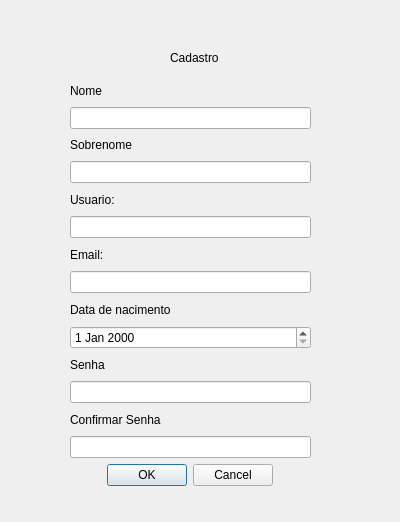
<?xml version="1.0" encoding="UTF-8"?>
<ui version="4.0">
 <class>Form</class>
 <widget class="QWidget" name="Form">
  <property name="geometry">
   <rect>
    <x>0</x>
    <y>0</y>
    <width>400</width>
    <height>522</height>
   </rect>
  </property>
  <property name="windowTitle">
   <string>Form</string>
  </property>
  <widget class="QWidget" name="verticalLayoutWidget">
   <property name="geometry">
    <rect>
     <x>70</x>
     <y>80</y>
     <width>241</width>
     <height>406</height>
    </rect>
   </property>
   <layout class="QVBoxLayout" name="verticalLayout">
    <item>
     <widget class="QLabel" name="label_2">
      <property name="text">
       <string>Nome</string>
      </property>
     </widget>
    </item>
    <item>
     <widget class="QLineEdit" name="text_nome"/>
    </item>
    <item>
     <widget class="QLabel" name="label_3">
      <property name="text">
       <string>Sobrenome</string>
      </property>
     </widget>
    </item>
    <item>
     <widget class="QLineEdit" name="text_sobrenome"/>
    </item>
    <item>
     <widget class="QLabel" name="label_8">
      <property name="text">
       <string>Usuario:</string>
      </property>
     </widget>
    </item>
    <item>
     <widget class="QLineEdit" name="text_user"/>
    </item>
    <item>
     <widget class="QLabel" name="label_4">
      <property name="text">
       <string>Email:</string>
      </property>
     </widget>
    </item>
    <item>
     <widget class="QLineEdit" name="text_email"/>
    </item>
    <item>
     <widget class="QLabel" name="label_5">
      <property name="text">
       <string>Data de nacimento</string>
      </property>
     </widget>
    </item>
    <item>
     <widget class="QDateEdit" name="date_text"/>
    </item>
    <item>
     <widget class="QLabel" name="label_6">
      <property name="text">
       <string>Senha</string>
      </property>
     </widget>
    </item>
    <item>
     <widget class="QLineEdit" name="text_senha"/>
    </item>
    <item>
     <widget class="QLabel" name="label_7">
      <property name="text">
       <string>Confirmar Senha</string>
      </property>
     </widget>
    </item>
    <item>
     <widget class="QLineEdit" name="text_conf_senha"/>
    </item>
    <item alignment="Qt::AlignmentFlag::AlignHCenter">
     <widget class="QDialogButtonBox" name="buttonBox">
      <property name="standardButtons">
       <set>QDialogButtonBox::StandardButton::Cancel|QDialogButtonBox::StandardButton::Ok</set>
      </property>
     </widget>
    </item>
   </layout>
  </widget>
  <widget class="QLabel" name="label">
   <property name="geometry">
    <rect>
     <x>170</x>
     <y>50</y>
     <width>49</width>
     <height>16</height>
    </rect>
   </property>
   <property name="text">
    <string>Cadastro</string>
   </property>
  </widget>
 </widget>
 <resources/>
 <connections/>
</ui>
